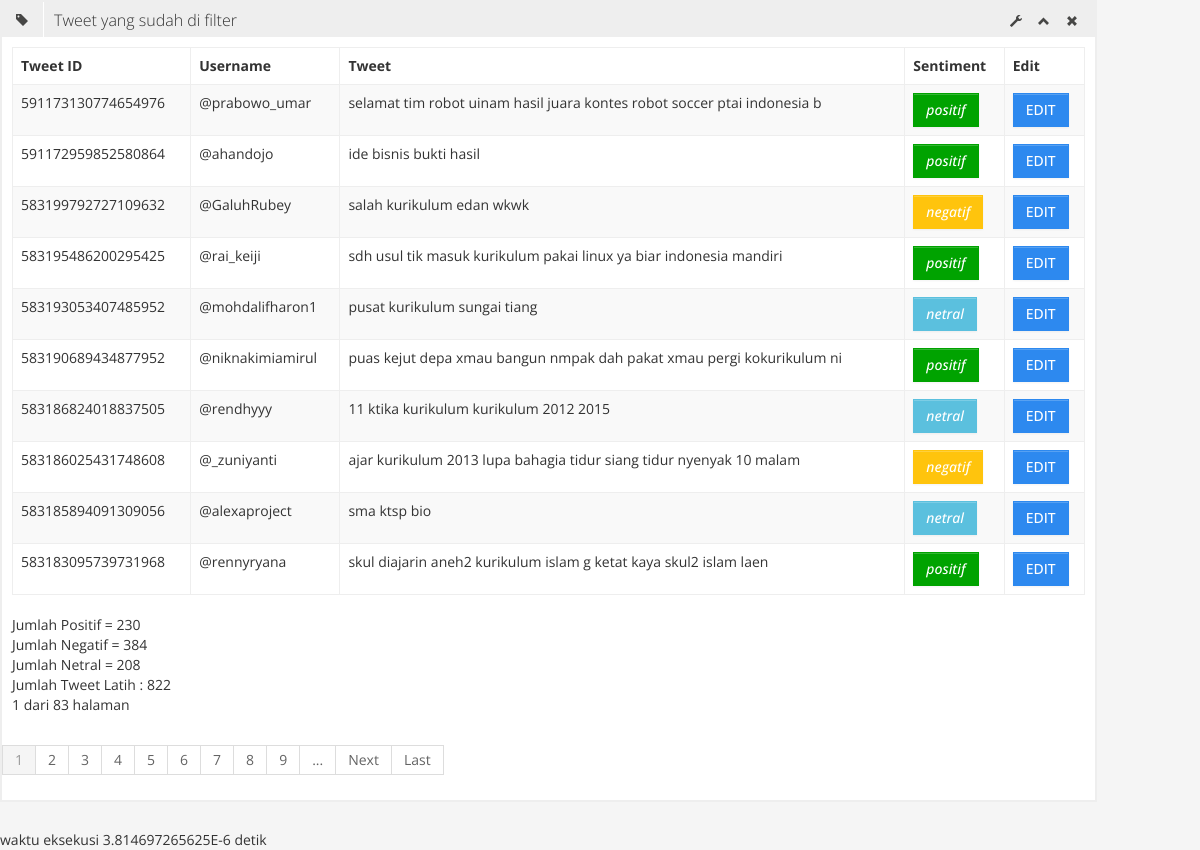
/latih.php, run on the app's committed database.
### tables this page shows
CREATE TABLE IF NOT EXISTS `datalatih` (
  `tweet_id` bigint(20) unsigned NOT NULL,
  `tweet_text` varchar(160) NOT NULL,
  `screen_name` char(20) NOT NULL,
  `sentiment` varchar(10) DEFAULT NULL
);

### exectime.php (called while the page is built)
<?php
    class execTime{
        function time_start(){
            $time_start = microtime(true);
            return $time_start;
        }
        function time_stop($time_start){
            $time_stop=microtime(true) - $time_start;
            return $time_stop;
        }
    }
?>

### latih.php (the view, shortened to what this page needs)
<!DOCTYPE html>
<?php include("execTime.php");
    $times=new execTime();
    $time=$times->time_start();
?>
<html lang="en">
<head>
	<link id="bootstrap-style" href="assets/css/bootstrap.min.css" rel="stylesheet">
	<link href="assets/css/bootstrap-responsive.min.css" rel="stylesheet">
	<link id="base-style" href="assets/css/style.css" rel="stylesheet">
	<link id="base-style-responsive" href="assets/css/style-responsive.css" rel="stylesheet">
</head>
<body>
		<div class="container-fluid-full">
		<div class="row-fluid">
			<div class="row-fluid sortable">
				<div class="box span11">
					<div class="box-header" data-original-title>
						<h2><i class="halflings-icon tag"></i><span class="break"></span>Tweet yang sudah di filter</h2>
						<div class="box-icon">
							<a href="#" class="btn-setting"><i class="halflings-icon wrench"></i></a>
							<a href="#" class="btn-minimize"><i class="halflings-icon chevron-up"></i></a>
							<a href="#" class="btn-close"><i class="halflings-icon remove"></i></a>
						</div>
					</div>
					<div class="box-content">
					<?php
						include("koneksi.php");
						if(isset($_GET["p"])){$page=$_GET["p"];}else{$page=1;};
						$per_halaman=10;
						$awal=($page-1)*$per_halaman;
						$ps=$dbnew->prepare("SELECT * FROM datalatih ORDER BY tweet_id DESC LIMIT $awal,$per_halaman");
						$ps->execute();	?>
						<table class="table table-striped table-bordered bootstrap-datatable">
								<thead>
									<tr>
										<th>Tweet ID</th>
										<th>Username</th>
										<th>Tweet</th>
										<th>Sentiment</th>
										<th>Edit</th>
									</tr>
								</thead>
								<tbody>
								<?php while($rs=$ps->fetch(PDO::FETCH_NUM)){?>
								<tr>
									<td >
										<?php echo $rs[0];?>
									</td>
									<td >
										<?php echo "@".$rs[2];?>
									</td>
									<td >
										<?php echo $rs[1]?>
									</td>
									<td >	<?php if($rs[3]=="positif"){?>
												<i class="btn btn-success"><?php echo $rs[3];?></i>
										  	<?php }else if($rs[3]=="negatif"){?>
												<i class="btn btn-warning"><?php echo $rs[3];?></i>
											<?php }else if($rs[3]=="netral"){?>
												<i class="btn btn-info"><?php echo $rs[3];?></i>
											<?php }?>
									</td>
                                    <td>
                                    <a data-toggle="modal" data-sent-id="<?php echo $rs[3] ?>" data-id="<?php echo $rs[0] ?>" class="open-AddBookDialog btn btn-primary" href="#addBookDialog">EDIT</a>
                                    </td>
								</tr>
						<?php }?>
						  </tbody>
					  </table>
                    <?php
                            $pos=$dbnew->prepare("SELECT * FROM datalatih WHERE sentiment='positif'");
                            $pos->execute();
                            $jumlahpos=$pos->rowCount();
                            echo "Jumlah Positif = ".$jumlahpos."<br>";
                            $neg=$dbnew->prepare("SELECT * FROM datalatih WHERE sentiment='negatif'");
                            $neg->execute();
                            $jumlahneg=$neg->rowCount();
                            echo "Jumlah Negatif = ".$jumlahneg."<br>";
                            $net=$dbnew->prepare("SELECT * FROM datalatih WHERE sentiment='netral'");
                            $net->execute();
                            $jumlahnet=$net->rowCount();
                            echo "Jumlah Netral = ".$jumlahnet."<br>";
                            $hasil=$dbnew->prepare("SELECT * FROM datalatih");
                            $hasil->execute();
                            $jumlah=$hasil->rowCount();
                            echo "Jumlah Tweet Latih : ".$jumlah."<br>";
						$total_halaman=ceil($jumlah/$per_halaman);
						echo $page." dari ".$total_halaman." halaman <br>";
                        ?>
					</div>
						<div class="pagination">
								<ul>
									<?php
									$startpage=$page-4;
									$endpage=$page+4;
									if($startpage<=0){
										$endpage-=($startpage-1);
										$startpage=1;
									}
									for ($i=$startpage; $i<=$endpage; $i++) {
												if($i===$page){
													echo "<li class='active'><a href='?pid=".md5('lihatlatih')."&p=".$i."'>";
													echo $i."</a></li>";
												}else{
													echo "<li><a href='?pid=".md5('lihatlatih')."&p=".$i."'>";
													echo $i."</a></li>";
												}
									};
									if($endpage<$total_halaman||$page<$total_halaman){
										echo"<li class='spaces'><a>...</a></li>";
										$pd=$page+1;
										echo "<li class='next'><a href='?pid=".md5('lihatlatih')."&p=".$pd."'>";
												echo "Next </a></li>";
										echo "<li class='last'><a href='?pid=".md5('lihatlatih')."&p=".$total_halaman."'>";
												echo "Last </a></li>";
									}
								?>
								</ul>
						</div>
					</div>
				</div>
			</div>
	</div>
	           <?php  echo "waktu eksekusi ".$times->time_stop($time)." detik";?>
</body>
</html>

### assets/css/style.css (style rules this page uses)
body { background: #F5F5F5; color: #333; border: none; font-family: 'Open Sans', sans-serif; font-weight: 400; }
a { color: #646464; }
h2 { font-size: 16px; line-height: 16px; }
.box { border: 2px solid #eee; background: #fff !important; margin-bottom: 28px; }
.box-header { height: 16px; font-size: 16px; line-height: 16px; padding: 10px; background: #eee; -webkit-box-shadow: none; -moz-box-shadow: none; box-shadow: none; overflow: hidden; }
.box-header h2 { float:left; margin-top: 0px; font-weight: 300; }
.box-header h2 i { margin: 0px 3px 0px 4px; opacity: .8; filter: alpha(opacity=80); -ms-filter:"progid:DXImageTransform.Microsoft.Alpha(Opacity=80)"; }
.box-header .box-icon { float:right; margin-top: 1px; }
.box-header .box-icon i { -webkit-transition: all 0.1s ease-in-out; -moz-transition: all 0.1s ease-in-out; -o-transition: all 0.1s ease-in-out; -ms-transition: all 0.1s ease-in-out; transition: all 0.1s ease-in-out; opacity: .8; filter: alpha(opacity=80); -ms-filter:"progid:DXImageTransform.Microsoft.Alpha(Opacity=80)"; }
.box-header .box-icon a { margin: 0px 5px; }
.box-content { position: relative; z-index: 50; margin-top: -1px; padding: 10px; background: #fff !important; }
.btn { display: inline-block; padding: 6px 12px; margin-bottom: 0; font-size: 14px; font-weight: 500; line-height: 20px; text-align: center; white-space: nowrap; vertical-align: middle; cursor: pointer; border: 1px solid #a7a9aa; -webkit-border-radius: 0px !important; border-radius: 0px !important; }
.btn { color: #ffffff; background-color: #a7a9aa; border-color: #a7a9aa; background-image: none; filter: none; text-shadow: none; }
.btn-primary { background-color: #2D89EF; border-color: #2D89EF; }
.btn-warning { background-color: #FFC40D; border-color: #FFC40D; }
.btn-success { background-color: #00A300; border-color: #00A300; }
.btn-info { background-color: #5bc0de; border-color: #5bc0de; }
.table th, .table td { border-top: 1px solid #eee; }
.table-bordered { border-color: #eee; -webkit-border-radius: 0px !important; -moz-border-radius: 0px !important; border-radius: 0px !important; }
.table-bordered th, .table-bordered td { border-left: 1px solid #eee; }
.table-bordered thead:first-child tr:first-child > th:first-child, .table-bordered tbody:first-child tr:first-child > td:first-child, .table-bordered tbody:first-child tr:first-child > th:first-child { -webkit-border-radius: 0px !important; -moz-border-radius: 0px !important; border-radius: 0px !important; }
.table-bordered thead:first-child tr:first-child > th:last-child, .table-bordered tbody:first-child tr:first-child > td:last-child, .table-bordered tbody:first-child tr:first-child > th:last-child { -webkit-border-radius: 0px !important; -moz-border-radius: 0px !important; border-radius: 0px !important; }
.table-bordered thead:last-child tr:last-child > th:first-child, .table-bordered tbody:last-child tr:last-child > td:first-child, .table-bordered tbody:last-child tr:last-child > th:first-child, .table-bordered tfoot:last-child tr:last-child > td:first-child, .table-bordered tfoot:last-child tr:last-child > th:first-child { -webkit-border-radius: 0px !important; -moz-border-radius: 0px !important; border-radius: 0px !important; }
.table-bordered thead:last-child tr:last-child > th:last-child, .table-bordered tbody:last-child tr:last-child > td:last-child, .table-bordered tbody:last-child tr:last-child > th:last-child, .table-bordered tfoot:last-child tr:last-child > td:last-child, .table-bordered tfoot:last-child tr:last-child > th:last-child { -webkit-border-radius: 0px !important; -moz-border-radius: 0px !important; border-radius: 0px !important; }
.pagination ul { -webkit-border-radius: 0px !important; -moz-border-radius: 0px !important; border-radius: 0px !important; -webkit-box-shadow: none; -moz-box-shadow: none; box-shadow: none; }
.pagination ul > li:first-child > a, .pagination ul > li:first-child > span { -webkit-border-bottom-left-radius: 0px; border-bottom-left-radius: 0px; -webkit-border-top-left-radius: 0px; border-top-left-radius: 0px; -moz-border-radius-bottomleft: 0px; -moz-border-radius-topleft: 0px; }
.pagination ul > li:last-child > a, .pagination ul > li:last-child > span { -webkit-border-top-right-radius: 0px; border-top-right-radius: 0px; -webkit-border-bottom-right-radius: 0px; border-bottom-right-radius: 0px; -moz-border-radius-topright: 0px; -moz-border-radius-bottomright: 0px; }

### data on the page
datalatih: tweet_id "591173130774654976", screen_name "prabowo_umar", tweet_text "selamat tim robot uinam hasil juara kontes robot soccer ptai indonesia b", sentiment "positif"
datalatih: tweet_id "591172959852580864", screen_name "ahandojo", tweet_text "ide bisnis bukti hasil", sentiment "positif"
datalatih: tweet_id "583199792727109632", screen_name "GaluhRubey", tweet_text "salah kurikulum edan wkwk", sentiment "negatif"
datalatih: tweet_id "583195486200295425", screen_name "rai_keiji", tweet_text "sdh usul tik masuk kurikulum pakai linux ya biar indonesia mandiri", sentiment "positif"
datalatih: tweet_id "583193053407485952", screen_name "mohdalifharon1", tweet_text "pusat kurikulum sungai tiang", sentiment "netral"
datalatih: tweet_id "583190689434877952", screen_name "niknakimiamirul", tweet_text "puas kejut depa xmau bangun nmpak dah pakat xmau pergi kokurikulum ni", sentiment "positif"
datalatih: tweet_id "583186824018837505", screen_name "rendhyyy", tweet_text "11 ktika kurikulum kurikulum 2012 2015", sentiment "netral"
datalatih: tweet_id "583186025431748608", screen_name "_zuniyanti", tweet_text "ajar kurikulum 2013 lupa bahagia tidur siang tidur nyenyak 10 malam", sentiment "negatif"
datalatih: tweet_id "583185894091309056", screen_name "alexaproject", tweet_text "sma ktsp bio", sentiment "netral"
datalatih: tweet_id "583183095739731968", screen_name "rennyryana", tweet_text "skul diajarin aneh2 kurikulum islam g ketat kaya skul2 islam laen", sentiment "positif"

### other printed values
$jumlahpos "230"
$jumlahneg "384"
$jumlahnet "208"
$jumlah "822"
$page "1"
$total_halaman "83"
$times->time_stop($time) "3.814697265625E-6"
